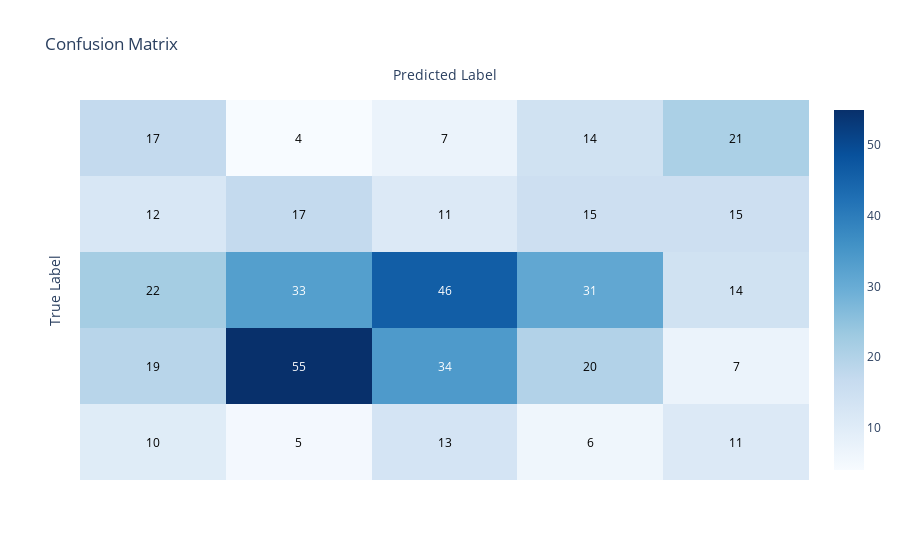
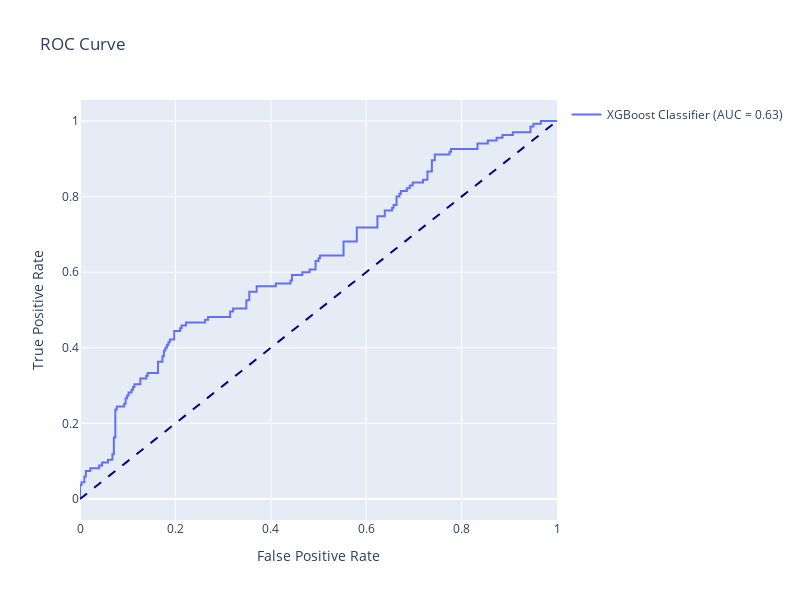

The notebook cell these images were saved under, in order:
### Code cell
gb_fit_metrics = model.results.calculate_metrics(y_test, y_prob, y_pred, "XGBoost Classifier")
model.results.print_confusion_matrix(y_test, y_pred, labels)
model.results.plot_roc_curve(y_test, y_prob, "XGBoost Classifier")
print(gb_fit_metrics)

### Figure 1 — Plotly figure (JSON) as saved in the notebook; plotly's stock layout.template omitted (floating-point values rounded to 4 significant figures)
{"data": [{"colorscale": [[0, "rgb(247,251,255)"], [0.125, "rgb(222,235,247)"], [0.25, "rgb(198,219,239)"], [0.375, "rgb(158,202,225)"], [0.5, "rgb(107,174,214)"], [0.625, "rgb(66,146,198)"], [0.75, "rgb(33,113,181)"], [0.875, "rgb(8,81,156)"], [1, "rgb(8,48,107)"]], "reversescale": false, "showscale": true, "type": "heatmap", "z": [[10, 5, 13, 6, 11], [19, 55, 34, 20, 7], [22, 33, 46, 31, 14], [12, 17, 11, 15, 15], [17, 4, 7, 14, 21]]}], "layout": {"annotations": [{"font": {"color": "#000000"}, "showarrow": false, "text": "10", "x": 0, "xref": "x", "y": 0, "yref": "y"}, {"font": {"color": "#000000"}, "showarrow": false, "text": "5", "x": 1, "xref": "x", "y": 0, "yref": "y"}, {"font": {"color": "#000000"}, "showarrow": false, "text": "13", "x": 2, "xref": "x", "y": 0, "yref": "y"}, {"font": {"color": "#000000"}, "showarrow": false, "text": "6", "x": 3, "xref": "x", "y": 0, "yref": "y"}, {"font": {"color": "#000000"}, "showarrow": false, "text": "11", "x": 4, "xref": "x", "y": 0, "yref": "y"}, {"font": {"color": "#000000"}, "showarrow": false, "text": "19", "x": 0, "xref": "x", "y": 1, "yref": "y"}, {"font": {"color": "#FFFFFF"}, "showarrow": false, "text": "55", "x": 1, "xref": "x", "y": 1, "yref": "y"}, {"font": {"color": "#FFFFFF"}, "showarrow": false, "text": "34", "x": 2, "xref": "x", "y": 1, "yref": "y"}, {"font": {"color": "#000000"}, "showarrow": false, "text": "20", "x": 3, "xref": "x", "y": 1, "yref": "y"}, {"font": {"color": "#000000"}, "showarrow": false, "text": "7", "x": 4, "xref": "x", "y": 1, "yref": "y"}, {"font": {"color": "#000000"}, "showarrow": false, "text": "22", "x": 0, "xref": "x", "y": 2, "yref": "y"}, {"font": {"color": "#FFFFFF"}, "showarrow": false, "text": "33", "x": 1, "xref": "x", "y": 2, "yref": "y"}, {"font": {"color": "#FFFFFF"}, "showarrow": false, "text": "46", "x": 2, "xref": "x", "y": 2, "yref": "y"}, {"font": {"color": "#FFFFFF"}, "showarrow": false, "text": "31", "x": 3, "xref": "x", "y": 2, "yref": "y"}, {"font": {"color": "#000000"}, "showarrow": false, "text": "14", "x": 4, "xref": "x", "y": 2, "yref": "y"}, {"font": {"color": "#000000"}, "showarrow": false, "text": "12", "x": 0, "xref": "x", "y": 3, "yref": "y"}, {"font": {"color": "#000000"}, "showarrow": false, "text": "17", "x": 1, "xref": "x", "y": 3, "yref": "y"}, {"font": {"color": "#000000"}, "showarrow": false, "text": "11", "x": 2, "xref": "x", "y": 3, "yref": "y"}, {"font": {"color": "#000000"}, "showarrow": false, "text": "15", "x": 3, "xref": "x", "y": 3, "yref": "y"}, {"font": {"color": "#000000"}, "showarrow": false, "text": "15", "x": 4, "xref": "x", "y": 3, "yref": "y"}, {"font": {"color": "#000000"}, "showarrow": false, "text": "17", "x": 0, "xref": "x", "y": 4, "yref": "y"}, {"font": {"color": "#000000"}, "showarrow": false, "text": "4", "x": 1, "xref": "x", "y": 4, "yref": "y"}, {"font": {"color": "#000000"}, "showarrow": false, "text": "7", "x": 2, "xref": "x", "y": 4, "yref": "y"}, {"font": {"color": "#000000"}, "showarrow": false, "text": "14", "x": 3, "xref": "x", "y": 4, "yref": "y"}, {"font": {"color": "#000000"}, "showarrow": false, "text": "21", "x": 4, "xref": "x", "y": 4, "yref": "y"}], "title": {"text": "Confusion Matrix"}, "xaxis": {"gridcolor": "rgb(0, 0, 0)", "showticklabels": false, "side": "top", "ticks": "", "title": {"text": "Predicted Label"}}, "yaxis": {"showticklabels": false, "ticks": "", "ticksuffix": "  ", "title": {"text": "True Label"}}}}

### Figure 2 — Plotly figure (JSON) as saved in the notebook; plotly's stock layout.template omitted (floating-point values rounded to 4 significant figures; data arrays with more than 128 entries replaced by an {"elided": "..."} marker saying what was removed)
{"data": [{"mode": "lines", "name": "XGBoost Classifier (AUC = 0.63)", "type": "scatter", "x": {"elided": "223 float values"}, "y": {"elided": "223 float values"}}, {"line": {"color": "navy", "dash": "dash", "width": 2}, "mode": "lines", "showlegend": false, "type": "scatter", "x": [0, 1], "y": [0, 1]}], "layout": {"height": 600, "title": {"text": "ROC Curve"}, "width": 800, "xaxis": {"title": {"text": "False Positive Rate"}}, "yaxis": {"title": {"text": "True Positive Rate"}}}}
